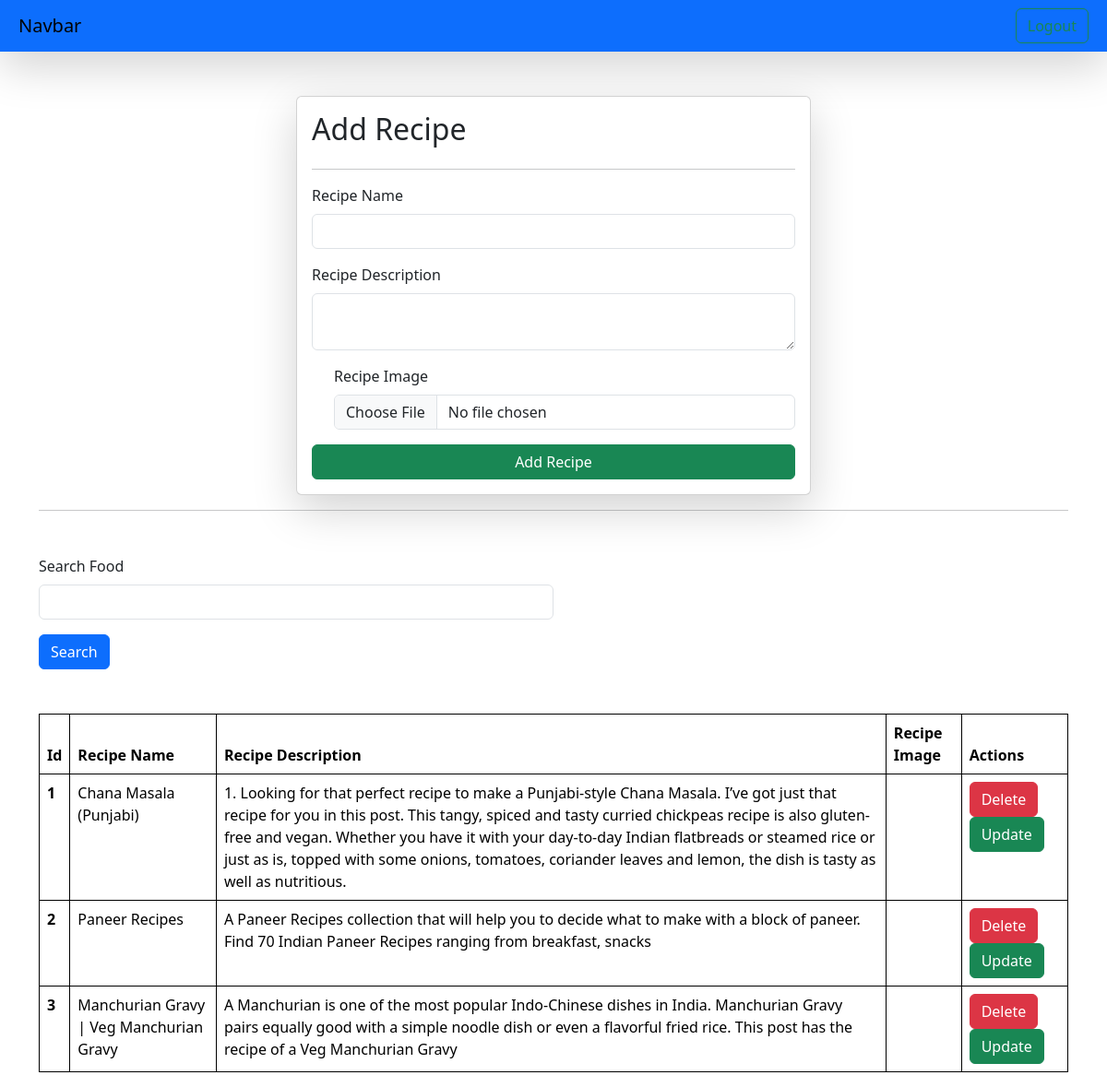
/receipes/ (signed in), run on the app's committed database.
### vege/models.py (models this page shows)
class Receipe(models.Model):
    user = models.ForeignKey(User, on_delete=models.SET_NULL, null=True, blank=True)
    receipe_name = models.CharField(max_length=20)
    receipe_des = models.TextField()
    receipe_image = models.ImageField()

### vege/views.py (the view, shortened to what this page needs)
# urls.py: path('receipes/', receipies, name="receipies"),
@login_required(login_url="/login/")
def receipies(request):
    queryset = Receipe.objects.all()
    if request.GET.get('search'):
        queryset = queryset.filter(receipe_name__icontains=request.GET.get('search'))
    context = {'receipes': queryset}
    return render(request, 'receipes.html', context)

### vege/templates/receipes.html (shortened to what this page needs)
{% extends "base.html" %}
{% block start %}
<br><br>
<div class="container">
  <form class="col-6 mx-auto card p-3 shadow-lg" method="post" enctype="multipart/form-data">
      <h2> Add Recipe </h2><hr>
  <div class="mb-3">
    <label for="exampleInputEmail1" class="form-label">Recipe Name</label>
    <input type="text" class="form-control" name="receipe_name">
  </div>
  <div class="mb-3">
      <label for="exampleInputPassword1" class="form-label">Recipe Description</label>
      <textarea class="form-control" name="receipe_des"></textarea>
  </div>
  <div class="mb-3 form-check">
    <label for="exampleInputEmail1" class="form-label">Recipe Image</label>
    <input type="file" class="form-control" name="receipe_image">
  </div>
  <button type="submit" class="btn btn-success">Add Recipe</button>
 </form>
<hr>
  <div class="mt-5">
      <div class="'mx-auto col-6">
          <form>
           <div class="mb-3">
            <label for="exampleInputEmail1" class="form-label">Search Food</label>
            <input type="text" class="form-control" name="search">
          </div>
           <button type="submit" class="btn btn-primary">Search</button>
              </form>
    </div>
  </div>
  <table class="table mt-5">
  <thead>
    <tr>
      <th scope="col">Id</th>
      <th scope="col">Recipe Name</th>
      <th scope="col">Recipe Description</th>
      <th scope="col">Recipe Image</th>
        <th scope="col">Actions</th>
    </tr>
  </thead>
  <tbody>
    {% for recipe in receipes %}
    <tr>
        <th scope="row">{{forloop.counter}}</th>
        <td>{{recipe.receipe_name}}</td>
          <td>{{recipe.receipe_des}}</td>
          <td>
          </td>
        <td>
            <a href="/delete-receipe/{{recipe.id}}" class="btn btn-danger">Delete</a>
            <a href="/update-receipe/{{recipe.id}}" class="btn btn-success">Update</a>
        </td>
    </tr>
    {% endfor %}
  </tbody>
</table>
</div>
{% endblock %}

### home/templates/base.html (shortened to what this page needs)
<!DOCTYPE html>
<html lang="en">
<head>
     <link href="https://cdn.jsdelivr.net/npm/bootstrap@5.3.3/dist/css/bootstrap.min.css" rel="stylesheet">
</head>
<body>
      <nav class="navbar dark p-2 bg-primary shadow-lg">
      <div class="container-fluid">
        <a class="navbar-brand">Navbar</a>
        <form class="d-flex" role="search">
        {% if request.user.is_authenticated %}
          <a href="/logout/" class="btn btn-outline-success" type="submit">Logout</a>
        {% else %}
          <a href="/login/" class="btn btn-outline-success" type="submit">Login</a>
        {% endif %}
        </form>
      </div>
      </nav>
  {% block start %}
  {% endblock %}
</body>
</html>

### home/templates/base.html (style rules this page uses)
table,th,td { border: 1px solid black; }

### data on the page
Receipe: receipe_name "Chana Masala (Punjabi)", receipe_des "1. Looking for that perfect recipe to make a Punjabi-style Chana Masala. I’ve got just that recipe for you in this post. This tangy, spiced and tasty curried chickpeas recipe is also gluten-free and vegan. Whether you have it with your day-to-day Indian flatbreads or steamed rice or just as is, topped with some onions, tomatoes, coriander leaves and lemon, the dish is tasty as well as nutritious."
Receipe: receipe_name "Paneer Recipes", receipe_des "A Paneer Recipes collection that will help you to decide what to make with a block of paneer. Find 70 Indian Paneer Recipes ranging from breakfast, snacks"
Receipe: receipe_name "Manchurian Gravy | Veg Manchurian Gravy", receipe_des "A Manchurian is one of the most popular Indo-Chinese dishes in India. Manchurian Gravy pairs equally good with a simple noodle dish or even a flavorful fried rice. This post has the recipe of a Veg Manchurian Gravy"
